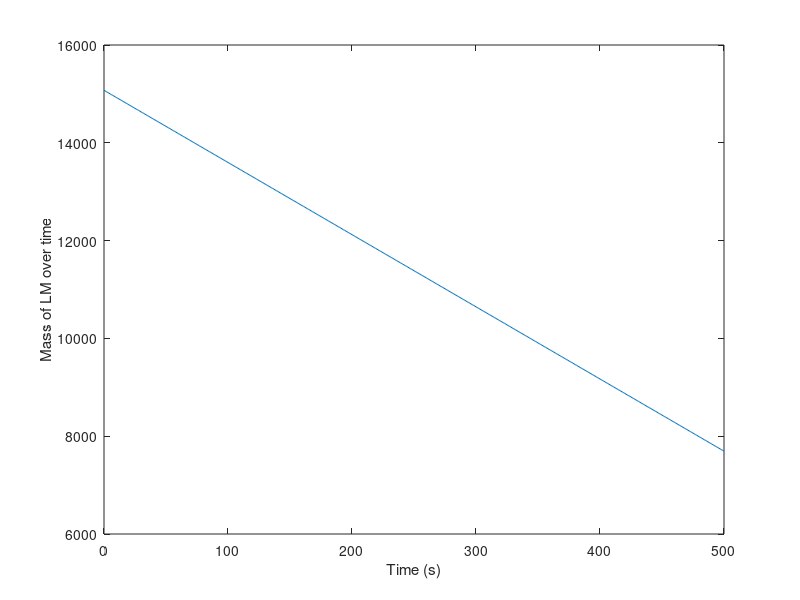
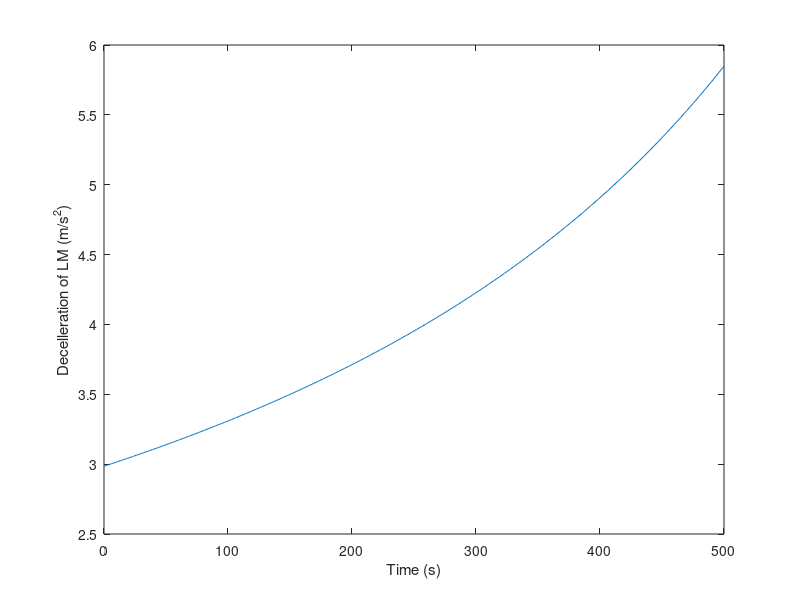
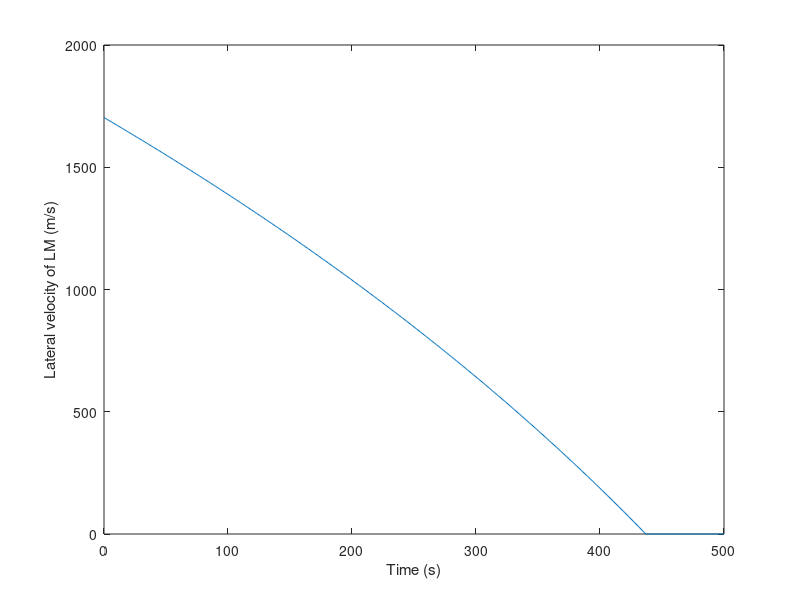
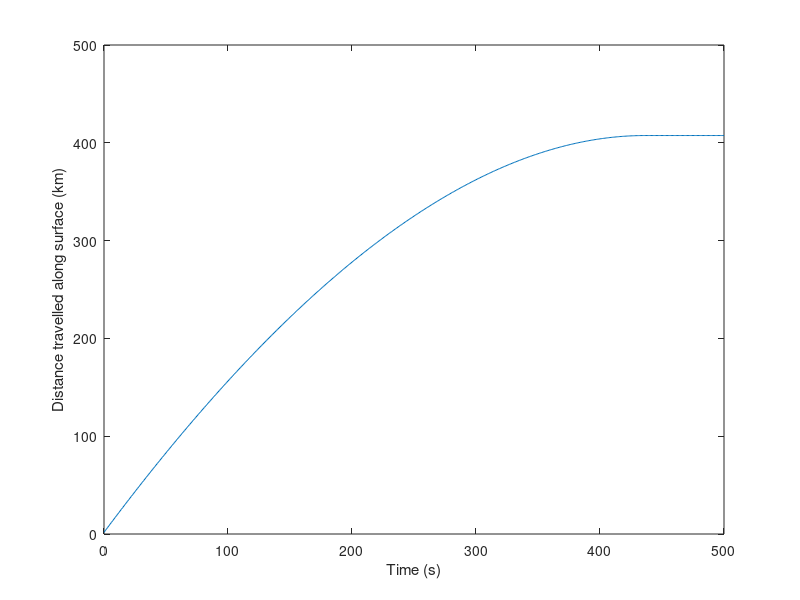

MATLAB code to generate these figures, in order:
%%
%Lunar descent stage
%The lunar descent stage of the Apollo 11 mission involves taking the LM (Lunar
%Module) out of a circular orbit into an elliptical orbit, called a DOI (Descent
%Orbit Insertion) is performed. The perigee of the orbit is the closest
%approcah to the lunar surface, where the PDI (Powered Descent Initiation)
%is performed at roughly 15.2km. This is done by performing a retrograde
%maneuver. The velocity of the 
clc;
clear all;
Gconst = 6.67408e-11;               %Gravitational constant (m^3.kg^-1.s^-2)
M_moon = 7.34767309e22;             %Mass of moon (kg)
R_circular_orbit = 1848220;         %Radius of orbit around moon (m)
R_apogee = 1849754;                 %Apogee of the elliptical orbit (m)
R_perigee = 1737200;                %Perigee of the elliptical orbit (m)
R_moon = 1752340;                   %Radius of the moon (m)
Semi_major = 1801047;               %Semi-major axis distance (m)
m0 = 15200;                         %Initial mass of LM (kg)
mf = 7000;                          %Dry mass of LM (kg)
dmdt = 14.76;                       %Mass flow rate (k/s)
Ve = 3051;                          %Exhaust velocity (m/s)
Isp = 311;                          %Specific impulse (s)
g_moon = 1.62;                      %Gravitational field strength (m/s^2)
Thrust1 = 45000;                    %Maximum thrust output (N)
Thrust2 = 0;                    %60% of max thrust
Thrust3 = 4500;                     %10% of max thrust
Angle = 90;                         %Angle in degrees
deltaV_DOI = (Gconst*M_moon/R_circular_orbit)^0.5*((2*R_perigee/(R_circular_orbit+R_perigee))^0.5 - 1);    %Hohman transfer equation
disp(abs(deltaV_DOI))               %DeltaV of DOI (m/s)
Burn_time = -(m0 - m0*exp(abs(deltaV_DOI)/Ve))/(dmdt*exp(abs(deltaV_DOI)/Ve));     %Burn time for PDI
disp(abs(Burn_time))                %Burn time for DOI (s)
e = (R_apogee-R_perigee)/(R_apogee+R_perigee);
disp(e)                             %Eccentricity of the orbit
V_apogee = sqrt(Gconst*M_moon*(1+e)/R_perigee);
disp(V_apogee)
m0_PDI = m0 - Burn_time*dmdt;       
disp(m0_PDI)                        %Mass of LM after DOI burn
%%
%Initial conditions
h = 15240;                          %Starting height (m)
v = abs(V_apogee);                  %Starting velocity (m/s)
tstart_lateral = 0;                 %Start time (s)
dt = 1;                             %Time step (s)
tstop_lateral = 500;                %End time (s)
t_lateral = tstart_lateral:dt:tstop_lateral;
deltav_lander_lateral = Ve.*log(m0_PDI./(m0_PDI - dmdt.*t_lateral));
disp(max(deltav_lander_lateral))        %DeltaV of the LM
    
m_at_t_lateral = m0_PDI.*exp(-deltav_lander_lateral./Ve);
                                    %Mass at time t of the LM
decceleration_lateral = Thrust1./m_at_t_lateral;

lateral_velocity = V_apogee - cumsum(decceleration_lateral);
lateral_velocity(lateral_velocity <0) = 0;
s_lateral = cumsum(lateral_velocity)/1000;


 figure(2)
 plot(t_lateral,m_at_t_lateral)
 xlabel('Time (s)'), ylabel('Mass of LM over time')
 figure(3)
 plot(t_lateral,decceleration_lateral)
 xlabel('Time (s)'), ylabel('Decelleration of LM (m/s^2)')
 figure(4)
 plot(t_lateral,lateral_velocity)
 xlabel('Time (s)'), ylabel('Lateral velocity of LM (m/s)')
 figure(5)
 plot(t_lateral,s_lateral)
 xlabel('Time (s)'), ylabel('Distance travelled along surface (km)')

